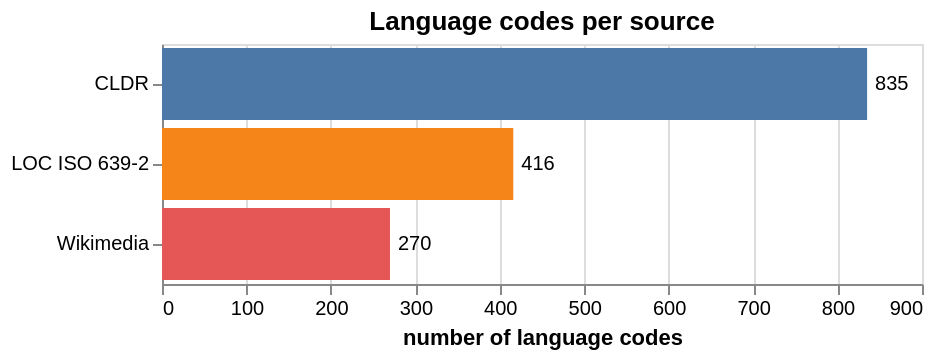

Notebook cell for this chart:
### Markdown cell above
## 1.1 Source Coverage and Overlap

How many languages come from each source, and how much do they overlap?

Each source covers a different slice of the pipeline languages, and many languages appear in more than one. The first chart shows raw counts per source; the second shows the specific source combinations (CLDR only, CLDR + Wikimedia, all three, etc.).

### Code cell
source_flags = {
    "CLDR":      df["sources"].str.contains("cldr", na=False),
    "LOC ISO 639-2": df["in_iso639_2"].fillna(False).astype(bool),
    "Wikimedia": df["in_wikimedia"].fillna(False).astype(bool),
}

summary = pd.DataFrame({
    "source": list(source_flags.keys()),
    "count":  [m.sum() for m in source_flags.values()],
})

bars = alt.Chart(summary).mark_bar().encode(
    y=alt.Y("source:N", sort="-x", title=None),
    x=alt.X("count:Q", title="number of language codes"),
    color=alt.Color("source:N", legend=None, scale=alt.Scale(scheme="tableau10")),
    tooltip=["source:N", "count:Q"],
).properties(width=380, height=120, title="Language codes per source")

text = bars.mark_text(align="left", dx=4, fontSize=10).encode(
    text="count:Q", color=alt.value("black"))

(bars + text)

### Figure 1 — Vega-Lite specification as saved in the notebook (floating-point values rounded to 4 significant figures)
{"config": {"view": {"continuousWidth": 300, "continuousHeight": 300}}, "layer": [{"mark": {"type": "bar"}, "encoding": {"color": {"field": "source", "legend": null, "scale": {"scheme": "tableau10"}, "type": "nominal"}, "tooltip": [{"field": "source", "type": "nominal"}, {"field": "count", "type": "quantitative"}], "x": {"field": "count", "title": "number of language codes", "type": "quantitative"}, "y": {"field": "source", "sort": "-x", "title": null, "type": "nominal"}}, "title": "Language codes per source"}, {"mark": {"type": "text", "align": "left", "dx": 4, "fontSize": 10}, "encoding": {"color": {"value": "black"}, "text": {"field": "count", "type": "quantitative"}, "tooltip": [{"field": "source", "type": "nominal"}, {"field": "count", "type": "quantitative"}], "x": {"field": "count", "title": "number of language codes", "type": "quantitative"}, "y": {"field": "source", "sort": "-x", "title": null, "type": "nominal"}}, "title": "Language codes per source"}], "data": {"name": "data-358c149f073c55d826985853f98758e3"}, "height": 120, "width": 380, "$schema": "https://vega.github.io/schema/vega-lite/v6.1.0.json", "datasets": {"data-358c149f073c55d826985853f98758e3": [{"source": "CLDR", "count": 835}, {"source": "LOC ISO 639-2", "count": 416}, {"source": "Wikimedia", "count": 270}]}}
